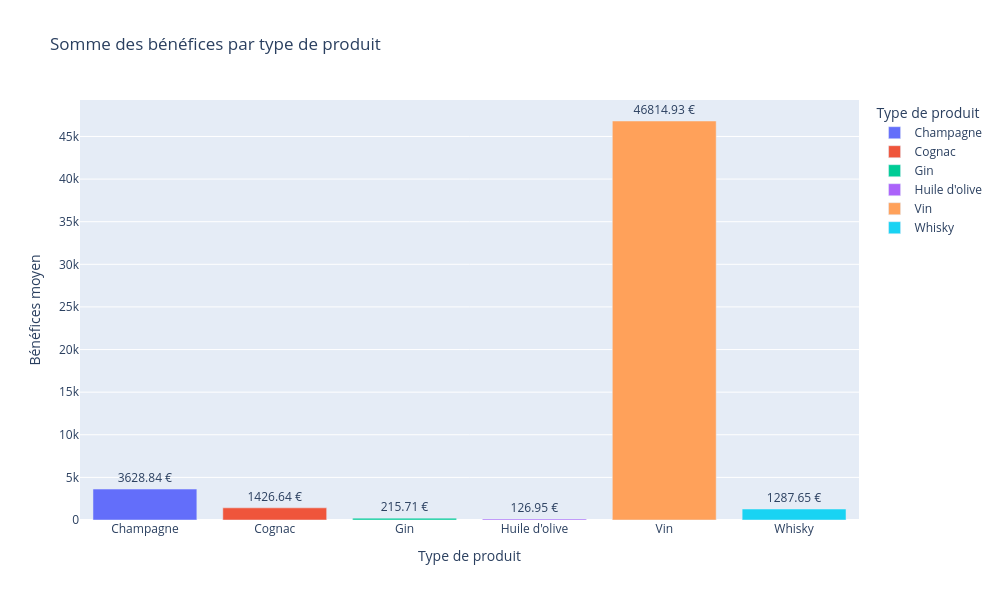

Notebook code for this chart:
### Code cell
# affichage en diagramme à barres 

fig = px.bar(df_somme_benef_par_type, 
             x='product_type', 
             y='benef_net', 
             color='product_type',
             hover_data=["product_type"],
             text='benef_net',
             width=1000,
             height=500,
             title="Somme des bénéfices par type de produit",
             labels={'benef_net': 'Bénéfices moyen', 'product_type': 'Type de produit'})

fig.update_traces(texttemplate='%{text:.2f} €', textposition='outside')

fig.update_layout(yaxis={'categoryorder':'total ascending'}, 
                 height=600)

fig.show()

### Figure 1 — Plotly figure (JSON) as saved in the notebook; plotly's stock layout.template omitted (floating-point values rounded to 4 significant figures)
{"data": [{"hovertemplate": "Type de produit=%{x}<br>Bénéfices moyen=%{text}<extra></extra>", "legendgroup": "Champagne", "marker": {"color": "#636efa", "pattern": {"shape": ""}}, "name": "Champagne", "orientation": "v", "showlegend": true, "text": [3629.0], "textposition": "outside", "texttemplate": "%{text:.2f} €", "type": "bar", "x": ["Champagne"], "xaxis": "x", "y": [3629.0], "yaxis": "y"}, {"hovertemplate": "Type de produit=%{x}<br>Bénéfices moyen=%{text}<extra></extra>", "legendgroup": "Cognac", "marker": {"color": "#EF553B", "pattern": {"shape": ""}}, "name": "Cognac", "orientation": "v", "showlegend": true, "text": [1427.0], "textposition": "outside", "texttemplate": "%{text:.2f} €", "type": "bar", "x": ["Cognac"], "xaxis": "x", "y": [1427.0], "yaxis": "y"}, {"hovertemplate": "Type de produit=%{x}<br>Bénéfices moyen=%{text}<extra></extra>", "legendgroup": "Gin", "marker": {"color": "#00cc96", "pattern": {"shape": ""}}, "name": "Gin", "orientation": "v", "showlegend": true, "text": [215.7], "textposition": "outside", "texttemplate": "%{text:.2f} €", "type": "bar", "x": ["Gin"], "xaxis": "x", "y": [215.7], "yaxis": "y"}, {"hovertemplate": "Type de produit=%{x}<br>Bénéfices moyen=%{text}<extra></extra>", "legendgroup": "Huile d'olive", "marker": {"color": "#ab63fa", "pattern": {"shape": ""}}, "name": "Huile d'olive", "orientation": "v", "showlegend": true, "text": [126.9], "textposition": "outside", "texttemplate": "%{text:.2f} €", "type": "bar", "x": ["Huile d'olive"], "xaxis": "x", "y": [126.9], "yaxis": "y"}, {"hovertemplate": "Type de produit=%{x}<br>Bénéfices moyen=%{text}<extra></extra>", "legendgroup": "Vin", "marker": {"color": "#FFA15A", "pattern": {"shape": ""}}, "name": "Vin", "orientation": "v", "showlegend": true, "text": [46810.0], "textposition": "outside", "texttemplate": "%{text:.2f} €", "type": "bar", "x": ["Vin"], "xaxis": "x", "y": [46810.0], "yaxis": "y"}, {"hovertemplate": "Type de produit=%{x}<br>Bénéfices moyen=%{text}<extra></extra>", "legendgroup": "Whisky", "marker": {"color": "#19d3f3", "pattern": {"shape": ""}}, "name": "Whisky", "orientation": "v", "showlegend": true, "text": [1288.0], "textposition": "outside", "texttemplate": "%{text:.2f} €", "type": "bar", "x": ["Whisky"], "xaxis": "x", "y": [1288.0], "yaxis": "y"}], "layout": {"barmode": "relative", "height": 600, "legend": {"title": {"text": "Type de produit"}, "tracegroupgap": 0}, "title": {"text": "Somme des bénéfices par type de produit"}, "width": 1000, "xaxis": {"anchor": "y", "categoryarray": ["Champagne", "Cognac", "Gin", "Huile d'olive", "Vin", "Whisky"], "categoryorder": "array", "domain": [0, 1], "title": {"text": "Type de produit"}}, "yaxis": {"anchor": "x", "categoryorder": "total ascending", "domain": [0, 1], "title": {"text": "Bénéfices moyen"}}}}
